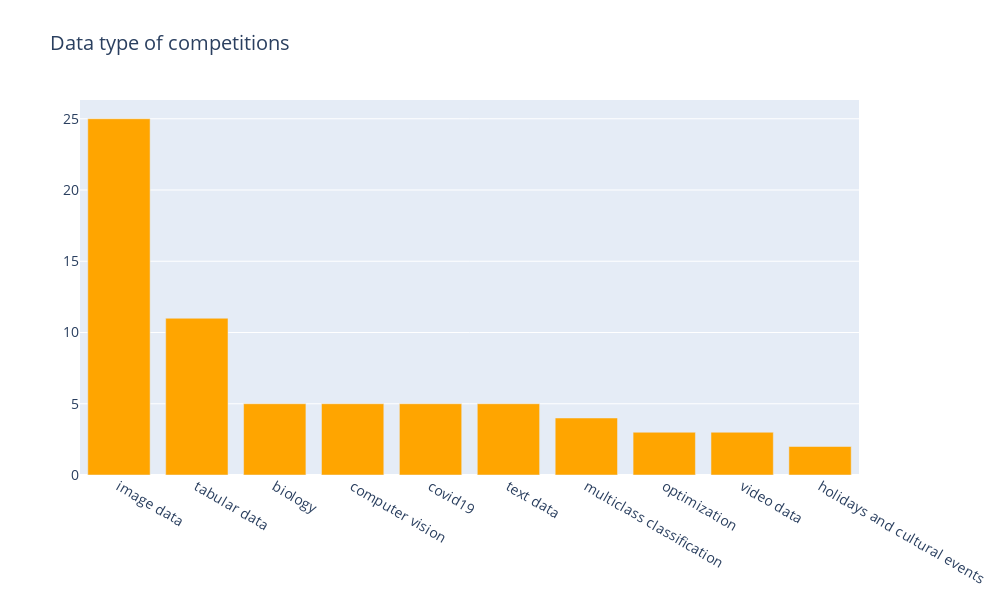

Write notebook code for a chart like this one.
### Markdown cell above
### Data types in competitions

### Code cell
comp_tags_df = pd.read_csv("../input/meta-kaggle/CompetitionTags.csv")
tags_df = pd.read_csv("../input/meta-kaggle/Tags.csv")
cnt_df = pd.merge(temp_df[["CompetitionId"]], comp_tags_df, on="CompetitionId", how="inner")
cnt_df = pd.merge(cnt_df, tags_df, left_on="TagId", right_on="Id", how="inner")
cnt_df["Name"].value_counts()

def bar_chart(cnt_srs, color):
    trace = go.Bar(
        x=cnt_srs.index,
        y=cnt_srs.values,
        showlegend=False,
        marker=dict(
            color=color,
        ),
    )
    return trace

cnt_srs = cnt_df["Name"].value_counts().head(10)
traces = [bar_chart(cnt_srs, "orange")]
layout = go.Layout(
    title='Data type of competitions',
    font=dict(size=14),
    barmode='stack',
    width=1000,
    height=600,
)

fig = go.Figure(data=traces, layout=layout)
py.iplot(fig, filename='stacked-bar')

### Figure 1 — Plotly figure (JSON) as saved in the notebook; plotly's stock layout.template omitted (floating-point values rounded to 4 significant figures)
{"data": [{"marker": {"color": "orange"}, "showlegend": false, "type": "bar", "x": ["image data", "tabular data", "biology", "computer vision", "covid19", "text data", "multiclass classification", "optimization", "video data", "holidays and cultural events"], "y": [25, 11, 5, 5, 5, 5, 4, 3, 3, 2]}], "layout": {"barmode": "stack", "font": {"size": 14}, "height": 600, "title": {"text": "Data type of competitions"}, "width": 1000}}
